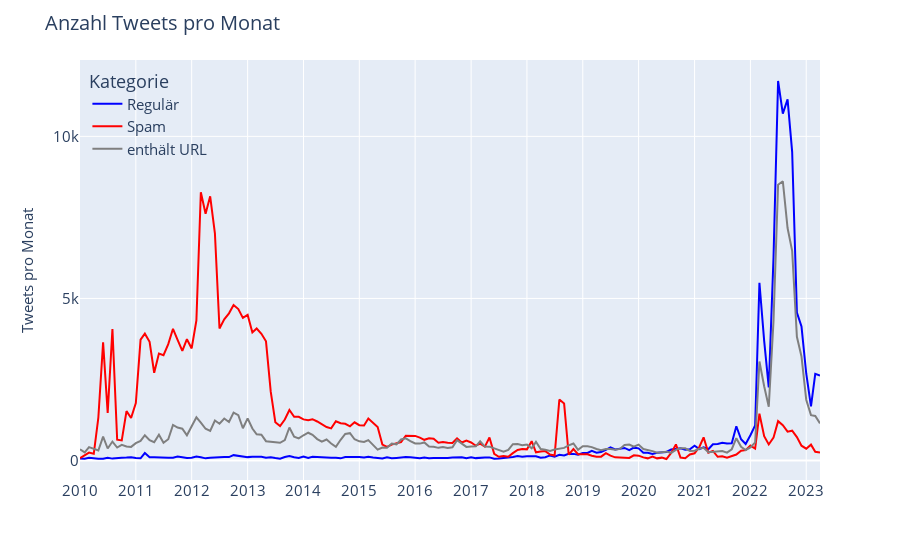

The code cell stored with this chart in its notebook:
### Code cell
# 4. plot tweets per month per category

fig = px.line(corpus_per_month_category, x="year_month", y="count", color="category", 
              #color_discrete_sequence=px.colors.qualitative.Plotly,
              #color_discrete_map={"spam": '#DE4A4A', "http": '#7f7f7f', "regular": '#1f77b4'}
              color_discrete_map= {f'{spam}': 'rgb(255,0,0)', f'{http}': '#7f7f7f', f'{regular}': 'rgb(0,0,255)'}
              )


fig.update_traces(hovertemplate=None)
fig.update_layout(hovermode="x unified")
fig.update_layout(title=f'Anzahl Tweets pro Monat', title_font_size=20)
fig.update_xaxes(title_text="", title_font=dict(size=15), nticks=20, tickfont=dict(size=15))
fig.update_yaxes(title_text="Tweets pro Monat", title_font=dict(size=15), nticks=5, tickfont=dict(size=15))


# update layout of legend to make it more readable
fig.update_layout(legend=dict(
    yanchor="top",
    y=0.99,
    xanchor="left",
    x=0.01,
    title='Kategorie',
    bgcolor="rgba(0,0,0,0)",
    font=dict(
        size=15
    )
))


fig.show()
fig.write_html("../data/html_plots/corpus_per_month_category.html")

### Figure 1 — Plotly figure (JSON) as saved in the notebook; plotly's stock layout.template omitted (floating-point values rounded to 4 significant figures; data arrays with more than 128 entries replaced by an {"elided": "..."} marker saying what was removed)
{"data": [{"legendgroup": "Regulär", "line": {"color": "rgb(0,0,255)", "dash": "solid"}, "marker": {"symbol": "circle"}, "mode": "lines", "name": "Regulär", "orientation": "v", "showlegend": true, "type": "scatter", "x": {"elided": "160 str values"}, "xaxis": "x", "y": {"elided": "160 int values"}, "yaxis": "y"}, {"legendgroup": "Spam", "line": {"color": "rgb(255,0,0)", "dash": "solid"}, "marker": {"symbol": "circle"}, "mode": "lines", "name": "Spam", "orientation": "v", "showlegend": true, "type": "scatter", "x": {"elided": "160 str values"}, "xaxis": "x", "y": {"elided": "160 int values"}, "yaxis": "y"}, {"legendgroup": "enthält URL", "line": {"color": "#7f7f7f", "dash": "solid"}, "marker": {"symbol": "circle"}, "mode": "lines", "name": "enthält URL", "orientation": "v", "showlegend": true, "type": "scatter", "x": {"elided": "160 str values"}, "xaxis": "x", "y": {"elided": "160 int values"}, "yaxis": "y"}], "layout": {"hovermode": "x unified", "legend": {"bgcolor": "rgba(0,0,0,0)", "font": {"size": 15}, "title": {"text": "Kategorie"}, "tracegroupgap": 0, "x": 0.01, "xanchor": "left", "y": 0.99, "yanchor": "top"}, "margin": {"t": 60}, "title": {"font": {"size": 20}, "text": "Anzahl Tweets pro Monat"}, "xaxis": {"anchor": "y", "domain": [0, 1], "nticks": 20, "tickfont": {"size": 15}, "title": {"font": {"size": 15}, "text": ""}}, "yaxis": {"anchor": "x", "domain": [0, 1], "nticks": 5, "tickfont": {"size": 15}, "title": {"font": {"size": 15}, "text": "Tweets pro Monat"}}}}
